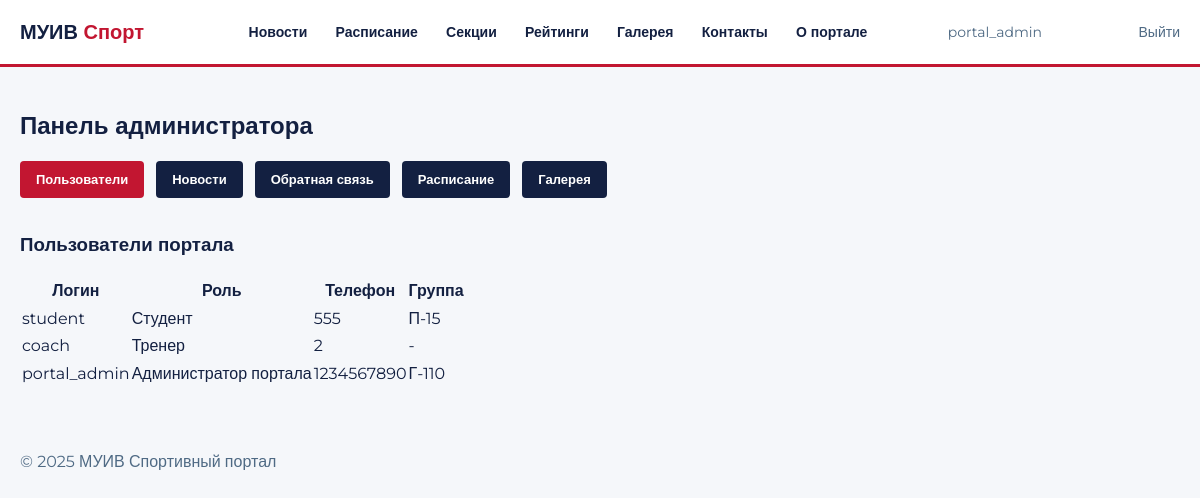
The app's page /admin_panel/users/ (signed in) with its own data.
### main/models.py (models this page shows, shortened)
class UserProfile(models.Model):
    ROLES = [
        ('student', 'Студент'),
        ('coach',   'Тренер'),
        ('portal_admin', 'Администратор портала'),
    ]
    user  = models.OneToOneField(User, on_delete=models.CASCADE, verbose_name='Пользователь')
    role  = models.CharField(max_length=20, choices=ROLES, default='student', verbose_name='Роль')
    phone = models.CharField(max_length=20, blank=True, verbose_name='Телефон')
    group = models.CharField(max_length=20, blank=True, verbose_name='Учебная группа')
    class Meta:
        verbose_name        = 'Профиль'
        verbose_name_plural = 'Профили пользователей'

### main/views.py (the view)
# urls.py: path('admin_panel/users/', views.admin_panel_users, name='admin_panel_users'),
@login_required
def admin_panel_users(request):
    if not is_portal_admin(request.user):
        return redirect('/profile/')
    users = UserProfile.objects.all()
    return render(request, 'admin_panel/users.html', {'users': users})

### main/views.py (called while the page is built)
def is_portal_admin(user):
    try:
        return user.userprofile.role == 'portal_admin'
    except:
        return False

### templates/admin_panel/users.html (shortened to what this page needs)
{% extends 'base.html' %}
{% block content %}
<div class="container" style="padding-top: 40px; padding-bottom: 60px;">
  <h2>Панель администратора</h2>
  <div style="display: flex; gap: 12px; margin-top: 16px; margin-bottom: 32px;">
    <a href="/admin_panel/users/" style="padding: 8px 16px; background: var(--red); color: var(--white); border-radius: 4px; font-size: 13px; font-weight: 600;">Пользователи</a>
    <a href="/admin_panel/news/" style="padding: 8px 16px; background: var(--dark); color: var(--white); border-radius: 4px; font-size: 13px; font-weight: 600;">Новости</a>
    <a href="/admin_panel/feedback/" style="padding: 8px 16px; background: var(--dark); color: var(--white); border-radius: 4px; font-size: 13px; font-weight: 600;">Обратная связь</a>
    <a href="/admin_panel/schedule/" style="padding: 8px 16px; background: var(--dark); color: var(--white); border-radius: 4px; font-size: 13px; font-weight: 600;">Расписание</a>
    <a href="/admin_panel/gallery/" style="padding: 8px 16px; background: var(--dark); color: var(--white); border-radius: 4px; font-size: 13px; font-weight: 600;">Галерея</a>
  </div>
  <h3>Пользователи портала</h3>
  <table style="margin-top: 16px;">
    <thead>
      <tr>
        <th>Логин</th>
        <th>Роль</th>
        <th>Телефон</th>
        <th>Группа</th>
      </tr>
    </thead>
    <tbody>
      {% for profile in users %}
        <tr>
          <td>{{ profile.user.username }}</td>
          <td>{{ profile.get_role_display }}</td>
          <td>{{ profile.phone|default:"-" }}</td>
          <td>{{ profile.group|default:"-" }}</td>
        </tr>
      {% empty %}
        <tr><td colspan="4">Пользователей нет</td></tr>
      {% endfor %}
    </tbody>
  </table>
</div>
{% endblock %}

### templates/base.html (shortened to what this page needs)
{% load static %}
<!DOCTYPE html>
<html lang="ru">
<head>
  <link rel="stylesheet" href="{% static 'css/style.css' %}">
</head>
<body>
  <div style="background: var(--white); border-bottom: 3px solid var(--red); padding: 16px 0;">
    <div class="container" style="display: flex; align-items: center; justify-content: space-between;">
      <a href="/" style="font-size: 20px; font-weight: 700; color: var(--dark);">МУИВ <span style="color: var(--red);">Спорт</span></a>
      <nav>
        <a href="/news/" style="margin-left: 24px; font-size: 14px; font-weight: 600; color: var(--dark);">Новости</a>
        <a href="/schedule/" style="margin-left: 24px; font-size: 14px; font-weight: 600; color: var(--dark);">Расписание</a>
        <a href="/sports/" style="margin-left: 24px; font-size: 14px; font-weight: 600; color: var(--dark);">Секции</a>
        <a href="/ratings/" style="margin-left: 24px; font-size: 14px; font-weight: 600; color: var(--dark);">Рейтинги</a>
        <a href="/gallery/" style="margin-left: 24px; font-size: 14px; font-weight: 600; color: var(--dark);">Галерея</a>
        <a href="/contacts/" style="margin-left: 24px; font-size: 14px; font-weight: 600; color: var(--dark);">Контакты</a>
        <a href="/about/" style="margin-left: 24px; font-size: 14px; font-weight: 600; color: var(--dark);">О портале</a>
      </nav>
      {% if user.is_authenticated %}
        <a href="/profile/" style="font-size: 14px; color: var(--muted);">{{ user.username }}</a>
        <a href="/accounts/logout/" style="font-size: 14px; color: var(--muted); margin-left: 16px;">Выйти</a>
      {% else %}
        <a href="/accounts/login/" style="padding: 8px 20px; background: var(--red); color: var(--white); border-radius: 4px; font-size: 14px; font-weight: 600;">Войти</a>
      {% endif %}
    </div>
  </div>
  {% block content %}{% endblock %}
  <footer>
    <div class="container">
      <p>© 2025 МУИВ Спортивный портал</p>
    </div>
  </footer>
</body>
</html>

### static/css/style.css (style rules this page uses)
:root { --red: #C21631; --dark: #132041; --muted: #4F6A84; --border: #E0E0E0; --bg: #F5F7FA; --white: #FFFFFF; }
* { box-sizing: border-box; margin: 0; padding: 0; }
body { font-family: 'Montserrat', sans-serif; font-size: 16px; color: var(--dark); background: var(--bg); line-height: 1.6; }
.container { max-width: 1200px; margin: 0 auto; padding: 0 20px; }
h1, h2, h3 { font-weight: 700; margin-bottom: 16px; }
p { color: var(--muted); margin-bottom: 12px; }
a { color: var(--red); text-decoration: none; }

### records on screen
UserProfile: user.username "student", role "Студент", phone "555", group "П-15"
UserProfile: user.username "coach", role "Тренер", phone "2", group "-"
UserProfile: user.username "portal_admin", role "Администратор портала", phone "1234567890", group "Г-110"

### other values on screen
{{ user.username }} "portal_admin"
